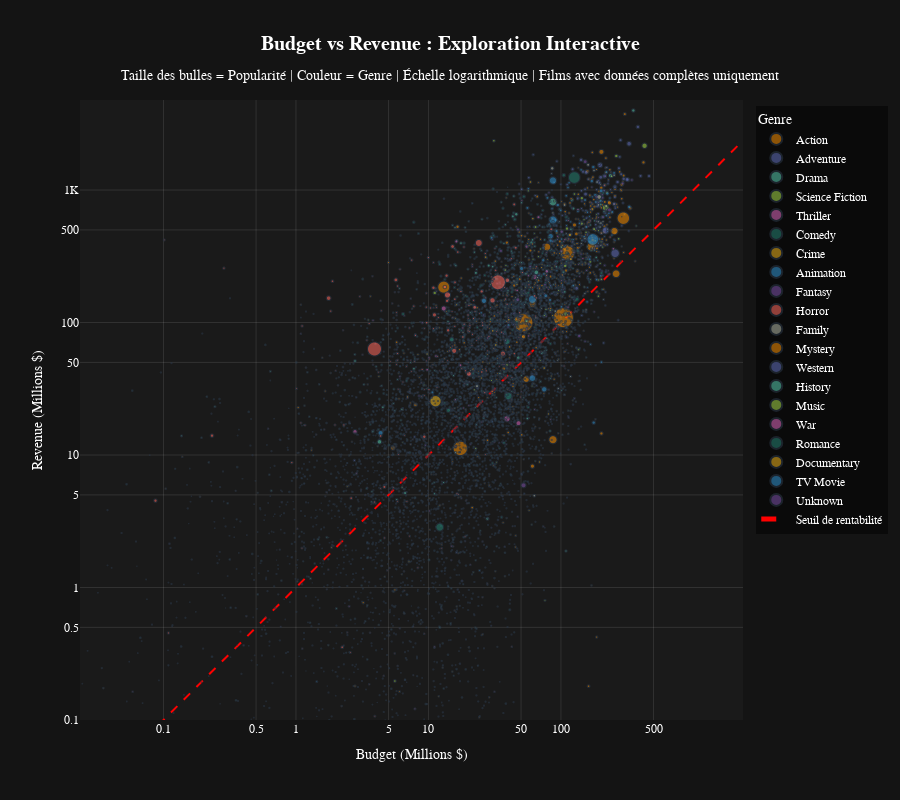

Notebook code cell kept with this figure:
### Code cell
print("\n" + "="*80)
print("GRAPHIQUE 1 : SCATTER BUDGET VS REVENUE (INTERACTIF)")
print("="*80)

# Préparer les données pour le scatter
df_scatter = df.copy()

# CORRECTION 1 : Filtrer les films avec budget et revenue = 0
print(f"📊 Films avant filtrage : {len(df_scatter):,}")
films_zero = df_scatter[(df_scatter['budget_million'] == 0) | (df_scatter['revenue_million'] == 0)]
print(f"⚠️  Films avec budget=0 ou revenue=0 : {len(films_zero):,}")
print(f"   - Budget=0 : {(df_scatter['budget_million'] == 0).sum()}")
print(f"   - Revenue=0 : {(df_scatter['revenue_million'] == 0).sum()}")

# Filtrer pour garder seulement les films avec des données valides
df_scatter = df_scatter[
    (df_scatter['budget_million'] > 0) & 
    (df_scatter['revenue_million'] > 0)
].copy()

print(f"✅ Films après filtrage : {len(df_scatter):,}")

# Ajouter une colonne pour la taille des bulles (basée sur popularité)
df_scatter['bubble_size'] = df_scatter['popularity'] / 2

# Texte au survol personnalisé
df_scatter['hover_text'] = (
    '<b>' + df_scatter['title'] + '</b><br>' +
    '<br>📅 ' + df_scatter['release_year'].astype(str) +
    '<br>🎭 ' + df_scatter['main_genre'] +
    '<br>🌍 ' + df_scatter['main_country'] +
    '<br><br>💰 Budget: $' + df_scatter['budget_million'].round(1).astype(str) + 'M' +
    '<br>💵 Revenue: $' + df_scatter['revenue_million'].round(1).astype(str) + 'M' +
    '<br>📈 ROI: ' + df_scatter['roi'].round(2).astype(str) +
    '<br>⭐ Note: ' + df_scatter['vote_average'].round(1).astype(str) + '/10' +
    '<br>👥 Votes: ' + df_scatter['vote_count'].astype(str)
)

# Analyser la distribution des données
print(f"\n📊 Statistiques Budget (M$):")
print(f"   Min: {df_scatter['budget_million'].min():.2f}")
print(f"   Max: {df_scatter['budget_million'].max():.1f}")
print(f"   Médiane: {df_scatter['budget_million'].median():.1f}")

print(f"\n📊 Statistiques Revenue (M$):")
print(f"   Min: {df_scatter['revenue_million'].min():.2f}")
print(f"   Max: {df_scatter['revenue_million'].max():.1f}")
print(f"   Médiane: {df_scatter['revenue_million'].median():.1f}")

# Créer le scatter plot interactif
fig1 = px.scatter(
    df_scatter,
    x='budget_million',
    y='revenue_million',
    color='main_genre',
    size='bubble_size',
    hover_data={'hover_text': True, 'budget_million': False, 'revenue_million': False, 
                'main_genre': False, 'bubble_size': False},
    custom_data=['hover_text'],
    title='<b>Budget vs Revenue : Exploration Interactive</b><br><sub>Taille des bulles = Popularité | Couleur = Genre | Échelle logarithmique | Films avec données complètes uniquement</sub>',
    labels={
        'budget_million': 'Budget (Millions $)',
        'revenue_million': 'Revenue (Millions $)',
        'main_genre': 'Genre'
    },
    color_discrete_sequence=px.colors.qualitative.Vivid,
    opacity=0.6,
    height=800
)

# Personnaliser le hover template
fig1.update_traces(
    hovertemplate='%{customdata[0]}<extra></extra>'
)

# Calculer les limites pour la ligne de rentabilité
min_val = min(df_scatter['budget_million'].min(), df_scatter['revenue_million'].min())
max_val = max(df_scatter['budget_million'].max(), df_scatter['revenue_million'].max())

# CORRECTION : Étendre la ligne de rentabilité pour couvrir toute l'échelle visible
# En échelle log, on commence vraiment bas (0.01) pour que la ligne traverse tout le graphique
log_min = 0.01  # Commence très bas pour couvrir toute la diagonale
log_max = max_val * 2  # Étend au-delà des données pour couvrir tout le graphique

# Ajouter une ligne de seuil de rentabilité (y = x)
fig1.add_trace(
    go.Scatter(
        x=[log_min, log_max],
        y=[log_min, log_max],
        mode='lines',
        name='Seuil de rentabilité',
        line=dict(color='red', width=2, dash='dash'),
        hovertemplate='Seuil : Revenue = Budget<extra></extra>',
        showlegend=True
    )
)
print("\n📐 Utilisation d'une échelle logarithmique")

# CORRECTION 2 : Définir des ticks logarithmiques personnalisés pour plus de granularité
import numpy as np

# Créer des ticks à 0.1, 0.5, 1, 5, 10, 50, 100, 500, 1000, 5000, 10000
tickvals = [0.1, 0.5, 1, 5, 10, 50, 100, 500, 1000, 5000, 10000]
ticktext = ['0.1', '0.5', '1', '5', '10', '50', '100', '500', '1K', '5K', '10K']

# Filtrer pour garder seulement les valeurs pertinentes selon les données
budget_max = df_scatter['budget_million'].max()
revenue_max = df_scatter['revenue_million'].max()

tickvals_budget = [t for t in tickvals if t <= budget_max * 2]
ticktext_budget = [ticktext[i] for i, t in enumerate(tickvals) if t <= budget_max * 2]

tickvals_revenue = [t for t in tickvals if t <= revenue_max * 2]
ticktext_revenue = [ticktext[i] for i, t in enumerate(tickvals) if t <= revenue_max * 2]

# Mise en page améliorée
fig1.update_layout(
    template='plotly_dark',
    plot_bgcolor='#1a1a1a',
    paper_bgcolor='#141414',
    font=dict(family='Arial, sans-serif', size=12, color='white'),
    title_font_size=20,
    title_x=0.5,
    xaxis=dict(
        type="log",
        showgrid=True,
        gridcolor='rgba(255,255,255,0.1)',
        zeroline=False,
        # Ticks personnalisés
        tickmode='array',
        tickvals=tickvals_budget,
        ticktext=ticktext_budget,
        # Range pour éliminer l'espace vide
        range=[np.log10(max(0.1, df_scatter['budget_million'].min() * 0.8)), 
               np.log10(df_scatter['budget_million'].max() * 1.2)],
        scaleanchor="y",
        scaleratio=1,
    ),
    yaxis=dict(
        type="log",
        showgrid=True,
        gridcolor='rgba(255,255,255,0.1)',
        zeroline=False,
        # Ticks personnalisés
        tickmode='array',
        tickvals=tickvals_revenue,
        ticktext=ticktext_revenue,
        # Range pour éliminer l'espace vide
        range=[np.log10(max(0.1, df_scatter['revenue_million'].min() * 0.8)), 
               np.log10(df_scatter['revenue_million'].max() * 1.2)],
    ),
    legend=dict(
        orientation='v',
        yanchor='top',
        y=0.99,
        xanchor='left',
        x=1.02,
        bgcolor='rgba(0,0,0,0.5)'
    ),
    hovermode='closest',
    width=900,
    height=800
)

# Afficher
fig1.show(config=config)

# Sauvegarder en HTML
fig1.write_html(
    '../outputs/figures/interactive_scatter_budget_revenue.html',
    config=config
)
print("\n💾 Sauvegardé : interactive_scatter_budget_revenue.html")
print("✅ Graphique 1 terminé")

# BONUS : Afficher quelques exemples de films filtrés
if len(films_zero) > 0:
    print("\n📋 Exemples de films exclus (données manquantes):")
    sample = films_zero.head(5)[['title', 'budget_million', 'revenue_million', 'roi']]
    for idx, row in sample.iterrows():
        print(f"   - {row['title']}: Budget=${row['budget_million']}M, Revenue=${row['revenue_million']}M, ROI={row['roi']}")

### Figure 1 — Plotly figure (JSON) as saved in the notebook; plotly's stock layout.template omitted (floating-point values rounded to 4 significant figures; data arrays with more than 128 entries replaced by an {"elided": "..."} marker saying what was removed)
{"data": [{"customdata": {"elided": "1211x3 mixed values"}, "hovertemplate": "%{customdata[0]}<extra></extra>", "legendgroup": "Action", "marker": {"color": "rgb(229, 134, 6)", "opacity": 0.6, "size": {"elided": "1211 float values"}, "sizemode": "area", "sizeref": 3.743, "symbol": "circle"}, "mode": "markers", "name": "Action", "showlegend": true, "type": "scattergl", "x": {"elided": "1211 float values"}, "xaxis": "x", "y": {"elided": "1211 float values"}, "yaxis": "y"}, {"customdata": {"elided": "444x3 mixed values"}, "hovertemplate": "%{customdata[0]}<extra></extra>", "legendgroup": "Adventure", "marker": {"color": "rgb(93, 105, 177)", "opacity": 0.6, "size": {"elided": "444 float values"}, "sizemode": "area", "sizeref": 3.743, "symbol": "circle"}, "mode": "markers", "name": "Adventure", "showlegend": true, "type": "scattergl", "x": {"elided": "444 float values"}, "xaxis": "x", "y": {"elided": "444 float values"}, "yaxis": "y"}, {"customdata": {"elided": "1714x3 mixed values"}, "hovertemplate": "%{customdata[0]}<extra></extra>", "legendgroup": "Drama", "marker": {"color": "rgb(82, 188, 163)", "opacity": 0.6, "size": {"elided": "1714 float values"}, "sizemode": "area", "sizeref": 3.743, "symbol": "circle"}, "mode": "markers", "name": "Drama", "showlegend": true, "type": "scattergl", "x": {"elided": "1714 float values"}, "xaxis": "x", "y": {"elided": "1714 float values"}, "yaxis": "y"}, {"customdata": {"elided": "196x3 mixed values"}, "hovertemplate": "%{customdata[0]}<extra></extra>", "legendgroup": "Science Fiction", "marker": {"color": "rgb(153, 201, 69)", "opacity": 0.6, "size": {"elided": "196 float values"}, "sizemode": "area", "sizeref": 3.743, "symbol": "circle"}, "mode": "markers", "name": "Science Fiction", "showlegend": true, "type": "scattergl", "x": {"elided": "196 float values"}, "xaxis": "x", "y": {"elided": "196 float values"}, "yaxis": "y"}, {"customdata": {"elided": "351x3 mixed values"}, "hovertemplate": "%{customdata[0]}<extra></extra>", "legendgroup": "Thriller", "marker": {"color": "rgb(204, 97, 176)", "opacity": 0.6, "size": {"elided": "351 float values"}, "sizemode": "area", "sizeref": 3.743, "symbol": "circle"}, "mode": "markers", "name": "Thriller", "showlegend": true, "type": "scattergl", "x": {"elided": "351 float values"}, "xaxis": "x", "y": {"elided": "351 float values"}, "yaxis": "y"}, {"customdata": {"elided": "1666x3 mixed values"}, "hovertemplate": "%{customdata[0]}<extra></extra>", "legendgroup": "Comedy", "marker": {"color": "rgb(36, 121, 108)", "opacity": 0.6, "size": {"elided": "1666 float values"}, "sizemode": "area", "sizeref": 3.743, "symbol": "circle"}, "mode": "markers", "name": "Comedy", "showlegend": true, "type": "scattergl", "x": {"elided": "1666 float values"}, "xaxis": "x", "y": {"elided": "1666 float values"}, "yaxis": "y"}, {"customdata": {"elided": "352x3 mixed values"}, "hovertemplate": "%{customdata[0]}<extra></extra>", "legendgroup": "Crime", "marker": {"color": "rgb(218, 165, 27)", "opacity": 0.6, "size": {"elided": "352 float values"}, "sizemode": "area", "sizeref": 3.743, "symbol": "circle"}, "mode": "markers", "name": "Crime", "showlegend": true, "type": "scattergl", "x": {"elided": "352 float values"}, "xaxis": "x", "y": {"elided": "352 float values"}, "yaxis": "y"}, {"customdata": {"elided": "248x3 mixed values"}, "hovertemplate": "%{customdata[0]}<extra></extra>", "legendgroup": "Animation", "marker": {"color": "rgb(47, 138, 196)", "opacity": 0.6, "size": {"elided": "248 float values"}, "sizemode": "area", "sizeref": 3.743, "symbol": "circle"}, "mode": "markers", "name": "Animation", "showlegend": true, "type": "scattergl", "x": {"elided": "248 float values"}, "xaxis": "x", "y": {"elided": "248 float values"}, "yaxis": "y"}, {"customdata": {"elided": "189x3 mixed values"}, "hovertemplate": "%{customdata[0]}<extra></extra>", "legendgroup": "Fantasy", "marker": {"color": "rgb(118, 78, 159)", "opacity": 0.6, "size": {"elided": "189 float values"}, "sizemode": "area", "sizeref": 3.743, "symbol": "circle"}, "mode": "markers", "name": "Fantasy", "showlegend": true, "type": "scattergl", "x": {"elided": "189 float values"}, "xaxis": "x", "y": {"elided": "189 float values"}, "yaxis": "y"}, {"customdata": {"elided": "539x3 mixed values"}, "hovertemplate": "%{customdata[0]}<extra></extra>", "legendgroup": "Horror", "marker": {"color": "rgb(237, 100, 90)", "opacity": 0.6, "size": {"elided": "539 float values"}, "sizemode": "area", "sizeref": 3.743, "symbol": "circle"}, "mode": "markers", "name": "Horror", "showlegend": true, "type": "scattergl", "x": {"elided": "539 float values"}, "xaxis": "x", "y": {"elided": "539 float values"}, "yaxis": "y"}, {"customdata": {"elided": "165x3 mixed values"}, "hovertemplate": "%{customdata[0]}<extra></extra>", "legendgroup": "Family", "marker": {"color": "rgb(165, 170, 153)", "opacity": 0.6, "size": {"elided": "165 float values"}, "sizemode": "area", "sizeref": 3.743, "symbol": "circle"}, "mode": "markers", "name": "Family", "showlegend": true, "type": "scattergl", "x": {"elided": "165 float values"}, "xaxis": "x", "y": {"elided": "165 float values"}, "yaxis": "y"}, {"customdata": {"elided": "90x3 mixed values"}, "hovertemplate": "%{customdata[0]}<extra></extra>", "legendgroup": "Mystery", "marker": {"color": "rgb(229, 134, 6)", "opacity": 0.6, "size": [23.31, 18.22, 15.9, 16.42, 18.75, 7.22, 12.45, 9.46, 8.796, 21.7, 12.74, 13.87, 9.097, 20.15, 12.09, 10.04, 19.48, 9.286, 11.14, 9.156, 9.368, 8.947, 11.28, 9.751, 11.68, 10.85, 7.732, 9.463, 6.76, 13.42, 11.91, 7.334, 8.379, 9.562, 5.653, 10.27, 6.732, 8.868, 7.369, 4.275, 7.262, 9.587, 6.635, 6.029, 7.636, 74.8, 11.34, 10.88, 4.701, 6.499, 7.256, 73.79, 6.082, 4.928, 13.74, 8.589, 6.773, 5.467, 6.074, 4.282, 8.434, 6.265, 5.529, 3.908, 4.695, 3.873, 9.999, 5.028, 4.038, 6.199, 4.657, 4.596, 4.909, 6.598, 4.781, 4.312, 5.519, 4.704, 4.14, 5.743, 3.393, 7.016, 3.432, 2.784, 5.316, 2.889, 3.405, 11.87, 1.13, 2.012], "sizemode": "area", "sizeref": 3.743, "symbol": "circle"}, "mode": "markers", "name": "Mystery", "showlegend": true, "type": "scattergl", "x": [70.15, 4.995, 14.67, 67.6, 61.05, 21.66, 85.5, 40.33, 13.8, 130.2, 107.4, 42.28, 58.8, 83.7, 43.43, 64.22, 102.4, 46.71, 117.6, 0.1038, 25.2, 5.75, 12.8, 68.68, 34.6, 114.2, 7.935, 61.0, 71.0, 74.4, 102.9, 39.69, 36.34, 19.2, 12.4, 20.55, 10.83, 103.8, 37.2, 45.78, 21.28, 24.45, 16.24, 6.1, 27.97, 60.9, 48.4, 6.4, 33.3, 54.25, 12.6, 52.2, 61.6, 1.359, 5.995, 67.95, 11.4, 29.55, 28.3, 1.665, 25.95, 29.55, 46.5, 1.428, 81.0, 8.54, 17.4, 22.82, 6.51, 18.27, 4.44, 39.6, 50.7, 46.2, 16.8, 26.08, 25.35, 4.74, 7.49, 28.65, 5.779, 13.86, 22.01, 5.68, 2.578, 1.518, 14.63, 363.3, 6.3, 40.4], "xaxis": "x", "y": [424.7, 283.5, 64.75, 1137.0, 391.6, 97.18, 250.8, 128.1, 98.34, 427.3, 321.4, 136.3, 136.6, 127.7, 23.19, 98.7, 228.9, 47.06, 266.8, 5.573, 69.24, 3.105, 61.07, 18.91, 116.3, 327.3, 7.184, 46.97, 11.85, 29.06, 85.2, 31.09, 57.9, 131.6, 51.12, 5.543, 9.836, 64.25, 20.39, 44.1, 73.23, 77.81, 44.06, 3.833, 48.96, 8.234, 486.9, 49.42, 0.7181, 26.09, 2.106, 78.13, 44.19, 116.3, 26.53, 43.97, 34.95, 20.9, 11.93, 7.709, 30.3, 12.38, 24.31, 19.04, 94.32, 1.586, 5.449, 8.327, 5.519, 1.875, 1.598, 6.034, 20.31, 24.17, 39.48, 0.1779, 29.73, 15.85, 1.026, 5.804, 5.492, 0.5337, 1.757, 26.3, 2.683, 3.878, 10.36, 290.6, 0.03408, 133.6], "yaxis": "y"}, {"customdata": [["<b>The Revenant</b><br><br>📅 2015.0<br>🎭 Western<br>🌍 CA<br><br>💰 Budget: $155.2M<br>💵 Revenue: $612.9M<br>📈 ROI: 2.95<br>⭐ Note: 7.5/10<br>👥 Votes: 17114", "Western", 18.37], ["<b>Hell or High Water</b><br><br>📅 2016.0<br>🎭 Western<br>🌍 US<br><br>💰 Budget: $13.7M<br>💵 Revenue: $42.9M<br>📈 ROI: 2.13<br>⭐ Note: 7.3/10<br>👥 Votes: 4128", "Western", 7.875], ["<b>Unforgiven</b><br><br>📅 1992.0<br>🎭 Western<br>🌍 US<br><br>💰 Budget: $29.2M<br>💵 Revenue: $323.1M<br>📈 ROI: 10.05<br>⭐ Note: 7.9/10<br>👥 Votes: 3960", "Western", 15.95], ["<b>3:10 to Yuma</b><br><br>📅 2007.0<br>🎭 Western<br>🌍 US<br><br>💰 Budget: $73.2M<br>💵 Revenue: $93.1M<br>📈 ROI: 0.27<br>⭐ Note: 7.2/10<br>👥 Votes: 3247", "Western", 10.83], ["<b>Hostiles</b><br><br>📅 2017.0<br>🎭 Western<br>🌍 US<br><br>💰 Budget: $61.0M<br>💵 Revenue: $41.0M<br>📈 ROI: -0.33<br>⭐ Note: 6.9/10<br>👥 Votes: 2098", "Western", 9.078], ["<b>Tombstone</b><br><br>📅 1993.0<br>🎭 Western<br>🌍 US<br><br>💰 Budget: $49.2M<br>💵 Revenue: $111.3M<br>📈 ROI: 1.26<br>⭐ Note: 7.6/10<br>👥 Votes: 1876", "Western", 18.2], ["<b>The Quick and the Dead</b><br><br>📅 1995.0<br>🎭 Western<br>🌍 JP<br><br>💰 Budget: $65.1M<br>💵 Revenue: $87.4M<br>📈 ROI: 0.34<br>⭐ Note: 6.5/10<br>👥 Votes: 1546", "Western", 11.73], ["<b>Hidalgo</b><br><br>📅 2004.0<br>🎭 Western<br>🌍 US<br><br>💰 Budget: $147.0M<br>💵 Revenue: $158.9M<br>📈 ROI: 0.08<br>⭐ Note: 6.8/10<br>👥 Votes: 1077", "Western", 7.18], ["<b>Open Range</b><br><br>📅 2003.0<br>🎭 Western<br>🌍 GB<br><br>💰 Budget: $33.2M<br>💵 Revenue: $103.1M<br>📈 ROI: 2.1<br>⭐ Note: 7.2/10<br>👥 Votes: 945", "Western", 11.53], ["<b>Pale Rider</b><br><br>📅 1985.0<br>🎭 Western<br>🌍 US<br><br>💰 Budget: $18.4M<br>💵 Revenue: $110.2M<br>📈 ROI: 5.0<br>⭐ Note: 7.1/10<br>👥 Votes: 941", "Western", 16.9], ["<b>Slow West</b><br><br>📅 2015.0<br>🎭 Western<br>🌍 New Zealand<br><br>💰 Budget: $2.3M<br>💵 Revenue: $0.3M<br>📈 ROI: -0.89<br>⭐ Note: 6.7/10<br>👥 Votes: 905", "Western", 4.652], ["<b>Young Guns</b><br><br>📅 1988.0<br>🎭 Western<br>🌍 US<br><br>💰 Budget: $31.6M<br>💵 Revenue: $108.7M<br>📈 ROI: 2.44<br>⭐ Note: 6.7/10<br>👥 Votes: 825", "Western", 8.748], ["<b>Jane Got a Gun</b><br><br>📅 2015.0<br>🎭 Western<br>🌍 GB<br><br>💰 Budget: $28.8M<br>💵 Revenue: $1.6M<br>📈 ROI: -0.94<br>⭐ Note: 5.8/10<br>👥 Votes: 771", "Western", 6.558], ["<b>Wyatt Earp</b><br><br>📅 1994.0<br>🎭 Western<br>🌍 US<br><br>💰 Budget: $120.3M<br>💵 Revenue: $47.8M<br>📈 ROI: -0.6<br>⭐ Note: 6.8/10<br>👥 Votes: 747", "Western", 9.352], ["<b>The Homesman</b><br><br>📅 2014.0<br>🎭 Western<br>🌍 US<br><br>💰 Budget: $18.4M<br>💵 Revenue: $4.0M<br>📈 ROI: -0.78<br>⭐ Note: 6.6/10<br>👥 Votes: 729", "Western", 5.836], ["<b>Silverado</b><br><br>📅 1985.0<br>🎭 Western<br>🌍 US<br><br>💰 Budget: $61.2M<br>💵 Revenue: $85.6M<br>📈 ROI: 0.4<br>⭐ Note: 7.0/10<br>👥 Votes: 629", "Western", 11.23], ["<b>Seraphim Falls</b><br><br>📅 2006.0<br>🎭 Western<br>🌍 US<br><br>💰 Budget: $24.7M<br>💵 Revenue: $1.7M<br>📈 ROI: -0.93<br>⭐ Note: 6.4/10<br>👥 Votes: 508", "Western", 6.359], ["<b>Young Guns II</b><br><br>📅 1990.0<br>🎭 Western<br>🌍 US<br><br>💰 Budget: $44.0M<br>💵 Revenue: $129.8M<br>📈 ROI: 1.95<br>⭐ Note: 6.5/10<br>👥 Votes: 485", "Western", 9.286], ["<b>The Duel</b><br><br>📅 2016.0<br>🎭 Western<br>🌍 US<br><br>💰 Budget: $11.4M<br>💵 Revenue: $0.0M<br>📈 ROI: -1.0<br>⭐ Note: 5.3/10<br>👥 Votes: 312", "Western", 5.042], ["<b>From Dusk Till Dawn 3: The Hangman's Daughter</b><br><br>📅 1999.0<br>🎭 Western<br>🌍 US<br><br>💰 Budget: $8.4M<br>💵 Revenue: $0.0M<br>📈 ROI: -1.0<br>⭐ Note: 4.9/10<br>👥 Votes: 304", "Western", 6.124], ["<b>The Kid</b><br><br>📅 2019.0<br>🎭 Western<br>🌍 US<br><br>💰 Budget: $8.6M<br>💵 Revenue: $1.7M<br>📈 ROI: -0.8<br>⭐ Note: 5.8/10<br>👥 Votes: 264", "Western", 6.236], ["<b>Geronimo: An American Legend</b><br><br>📅 1993.0<br>🎭 Western<br>🌍 US<br><br>💰 Budget: $69.0M<br>💵 Revenue: $36.7M<br>📈 ROI: -0.47<br>⭐ Note: 6.3/10<br>👥 Votes: 226", "Western", 6.715], ["<b>American Outlaws</b><br><br>📅 2001.0<br>🎭 Western<br>🌍 US<br><br>💰 Budget: $55.3M<br>💵 Revenue: $21.6M<br>📈 ROI: -0.61<br>⭐ Note: 6.1/10<br>👥 Votes: 220", "Western", 8.434], ["<b>The Long Riders</b><br><br>📅 1980.0<br>🎭 Western<br>🌍 US<br><br>💰 Budget: $34.3M<br>💵 Revenue: $54.2M<br>📈 ROI: 0.58<br>⭐ Note: 6.7/10<br>👥 Votes: 209", "Western", 7.092], ["<b>Never Grow Old</b><br><br>📅 2019.0<br>🎭 Western<br>🌍 Belgium<br><br>💰 Budget: $12.8M<br>💵 Revenue: $0.1M<br>📈 ROI: -0.99<br>⭐ Note: 6.0/10<br>👥 Votes: 192", "Western", 4.798], ["<b>The Ballad of Lefty Brown</b><br><br>📅 2017.0<br>🎭 Western<br>🌍 US<br><br>💰 Budget: $8.9M<br>💵 Revenue: $0.0M<br>📈 ROI: -1.0<br>⭐ Note: 6.2/10<br>👥 Votes: 161", "Western", 6.532], ["<b>Wild Bill</b><br><br>📅 1995.0<br>🎭 Western<br>🌍 Unknown<br><br>💰 Budget: $55.8M<br>💵 Revenue: $4.1M<br>📈 ROI: -0.93<br>⭐ Note: 5.7/10<br>👥 Votes: 117", "Western", 5.91]], "hovertemplate": "%{customdata[0]}<extra></extra>", "legendgroup": "Western", "marker": {"color": "rgb(93, 105, 177)", "opacity": 0.6, "size": [18.37, 7.875, 15.95, 10.83, 9.078, 18.2, 11.73, 7.18, 11.53, 16.9, 4.652, 8.748, 6.558, 9.352, 5.836, 11.23, 6.359, 9.286, 5.042, 6.124, 6.236, 6.715, 8.434, 7.092, 4.798, 6.532, 5.91], "sizemode": "area", "sizeref": 3.743, "symbol": "circle"}, "mode": "markers", "name": "Western", "showlegend": true, "type": "scattergl", "x": [155.2, 13.68, 29.23, 73.15, 61.05, 49.25, 65.1, 147.0, 33.22, 18.35, 2.3, 31.59, 28.75, 120.3, 18.4, 61.18, 24.66, 44.0, 11.4, 8.45, 8.56, 68.95, 55.3, 34.3, 12.84, 8.88, 55.8], "xaxis": "x", "y": [612.9, 42.85, 323.1, 93.12, 41.04, 111.3, 87.42, 158.9, 103.1, 110.2, 0.2635, 108.7, 1.607, 47.85, 3.959, 85.63, 1.671, 129.8, 0.00513, 0.01625, 1.671, 36.71, 21.61, 54.18, 0.1143, 0.00872, 4.081], "yaxis": "y"}, {"customdata": {"elided": "44x3 mixed values"}, "hovertemplate": "%{customdata[0]}<extra></extra>", "legendgroup": "History", "marker": {"color": "rgb(82, 188, 163)", "opacity": 0.6, "size": [23.75, 13.17, 12.61, 14.12, 10.25, 15.32, 5.463, 7.651, 6.127, 7.677, 8.906, 8.306, 6.345, 6.146, 7.187, 6.772, 5.62, 4.132, 7.598, 11.21, 4.636, 5.858, 7.88, 6.71, 6.519, 5.298, 4.638, 3.748, 5.045, 8.117, 6.652, 5.7, 3.881, 86.69, 5.754, 2.783, 1.95, 2.712, 2.805, 3.389, 2.821, 1.562, 1.857, 1.335], "sizemode": "area", "sizeref": 3.743, "symbol": "circle"}, "mode": "markers", "name": "History", "showlegend": true, "type": "scattergl", "x": [16.1, 72.59, 76.3, 49.68, 77.35, 101.0, 23.0, 25.6, 15.86, 27.07, 82.46, 44.4, 8.56, 26.75, 30.59, 59.21, 23.94, 11.77, 99.0, 102.6, 11.7, 157.3, 5.25, 22.43, 37.06, 65.01, 5.382, 5.7, 5.05, 14.48, 111.3, 14.28, 6.144, 4.27, 2.84, 5.7, 16.05, 8.82, 2.108, 81.2, 6.357, 3.21, 17.25, 0.8304], "xaxis": "x", "y": [268.6, 525.8, 115.2, 143.4, 327.6, 30.8, 76.81, 69.87, 141.4, 20.2, 605.2, 49.86, 2.611, 5.304, 39.29, 47.41, 35.28, 8.025, 253.9, 14.19, 1.652, 37.96, 0.482, 64.4, 19.52, 11.55, 29.25, 2.721, 8.44, 56.08, 4.77, 11.45, 1.005, 12.58, 0.9281, 14.82, 0.2601, 2.676, 1.483, 16.75, 7.987, 1.38, 9.885, 0.574], "yaxis": "y"}, {"customdata": {"elided": "60x3 mixed values"}, "hovertemplate": "%{customdata[0]}<extra></extra>", "legendgroup": "Music", "marker": {"color": "rgb(153, 201, 69)", "opacity": 0.6, "size": [18.77, 13.95, 6.956, 11.07, 13.42, 13.62, 12.03, 13.74, 18.49, 6.631, 6.646, 10.6, 7.622, 7.521, 7.838, 6.936, 6.074, 7.007, 8.023, 6.397, 6.434, 6.665, 7.024, 4.739, 9.71, 5.942, 7.596, 4.305, 5.452, 5.205, 7.933, 8.636, 4.772, 5.035, 6.149, 5.117, 5.809, 3.99, 6.478, 6.015, 9.995, 6.684, 5.266, 5.949, 7.814, 4.745, 3.835, 6.955, 3.937, 6.473, 4.546, 4.986, 5.076, 1.452, 3.615, 2.856, 2.527, 1.618, 1.244, 0.899], "sizemode": "area", "sizeref": 3.743, "symbol": "circle"}, "mode": "markers", "name": "Music", "showlegend": true, "type": "scattergl", "x": [56.68, 39.24, 42.8, 92.61, 16.44, 62.93, 29.44, 39.27, 74.86, 33.25, 35.64, 6.9, 79.8, 27.18, 12.6, 24.36, 1.19, 76.8, 22.05, 12.6, 90.06, 46.0, 48.44, 11.5, 7.63, 38.4, 7.274, 9.088, 15.86, 23.04, 46.5, 23.4, 27.2, 5.75, 21.06, 6.42, 10.98, 2.18, 32.0, 51.45, 3.312, 34.56, 45.63, 14.82, 113.4, 0.453, 1.857, 3.312, 16.16, 16.66, 11.82, 17.55, 29.4, 0.109, 20.48, 1.19, 1.37, 1.55, 0.063, 19.95], "xaxis": "x", "y": [985.4, 472.9, 179.0, 395.2, 156.4, 470.2, 193.0, 167.2, 112.9, 114.7, 66.07, 13.07, 72.28, 94.6, 16.87, 55.38, 4.398, 334.3, 21.86, 3.775, 30.55, 77.45, 24.31, 12.46, 93.77, 12.77, 22.86, 13.2, 120.1, 98.83, 38.13, 19.36, 11.69, 0.06704, 9.328, 0.3845, 22.77, 2.306, 40.24, 230.4, 13.74, 87.55, 25.11, 1.877, 21.64, 11.79, 13.62, 106.8, 0.6524, 29.32, 35.37, 1.853, 16.67, 1.09, 8.211, 11.9, 13.7, 15.5, 1.448, 30.23], "yaxis": "y"}, {"customdata": {"elided": "73x3 mixed values"}, "hovertemplate": "%{customdata[0]}<extra></extra>", "legendgroup": "War", "marker": {"color": "rgb(204, 97, 176)", "opacity": 0.6, "size": [17.26, 32.42, 22.18, 45.19, 22.91, 16.53, 26.03, 12.62, 22.25, 10.25, 11.34, 13.31, 18.09, 10.32, 9.309, 94.28, 5.729, 6.179, 11.82, 16.21, 6.69, 11.05, 11.12, 8.84, 6.084, 4.389, 3.831, 11.47, 6.684, 17.39, 12.55, 8.961, 6.937, 5.511, 6.88, 0.3405, 7.361, 7.083, 7.412, 6.896, 4.737, 5.806, 6.541, 8.694, 5.495, 4.002, 5.111, 4.418, 6.248, 4.801, 5.341, 4.851, 7.487, 3.986, 6.296, 5.268, 2.751, 3.853, 3.914, 5.423, 30.99, 4.955, 4.883, 6.266, 4.388, 2.792, 13.68, 2.296, 1.857, 2.983, 6.446, 2.502, 2.086], "sizemode": "area", "sizeref": 3.743, "symbol": "circle"}, "mode": "markers", "name": "War", "showlegend": true, "type": "scattergl", "x": [166.5, 67.62, 107.0, 78.2, 16.0, 221.2, 46.8, 80.5, 57.0, 80.52, 227.8, 38.15, 113.2, 126.0, 123.3, 47.85, 21.4, 25.88, 178.2, 101.1, 1.15, 18.9, 39.3, 3.33, 23.75, 8.72, 13.86, 36.27, 97.8, 83.7, 41.16, 8.665, 9.54, 45.0, 20.88, 35.1, 25.61, 10.93, 3.675, 44.52, 1.178, 32.97, 13.49, 84.0, 24.4, 8.88, 13.1, 0.7638, 16.44, 6.65, 10.9, 10.71, 14.5, 8.55, 8.388, 2.56, 2.56, 7.668, 0.113, 15.84, 0.01395, 6.615, 22.2, 41.16, 28.16, 37.12, 186.0, 0.0173, 11.5, 2.376, 40.4, 2.015, 7.56], "xaxis": "x", "y": [585.0, 623.7, 422.3, 243.6, 26.13, 709.8, 174.7, 178.2, 79.13, 216.7, 245.9, 73.52, 130.6, 119.6, 90.28, 17.4, 9.26, 17.85, 120.3, 208.1, 2.044, 2.24, 111.9, 4.995, 12.1, 39.48, 9.976, 4.898, 115.7, 18.6, 57.1, 10.62, 37.33, 30.42, 23.61, 79.71, 2.224, 129.0, 1.673, 114.0, 1.979, 966.1, 34.08, 484.5, 0.1071, 17.26, 26.42, 12.97, 0.6845, 1.04, 2.33, 5.55, 45.25, 10.37, 0.7057, 48.81, 17.28, 0.09122, 1.989, 0.5884, 0.02139, 6.762, 0.6185, 0.7552, 3.532, 5.617, 582.4, 0.2595, 8.68, 40.15, 5.271, 1.254, 0.02618], "yaxis": "y"}, {"customdata": {"elided": "203x3 mixed values"}, "hovertemplate": "%{customdata[0]}<extra></extra>", "legendgroup": "Romance", "marker": {"color": "rgb(36, 121, 108)", "opacity": 0.6, "size": {"elided": "203 float values"}, "sizemode": "area", "sizeref": 3.743, "symbol": "circle"}, "mode": "markers", "name": "Romance", "showlegend": true, "type": "scattergl", "x": {"elided": "203 float values"}, "xaxis": "x", "y": {"elided": "203 float values"}, "yaxis": "y"}, {"customdata": {"elided": "58x3 mixed values"}, "hovertemplate": "%{customdata[0]}<extra></extra>", "legendgroup": "Documentary", "marker": {"color": "rgb(218, 165, 27)", "opacity": 0.6, "size": [5.495, 6.29, 6.991, 5.361, 4.743, 7.691, 6.064, 6.989, 5.515, 5.101, 4.787, 5.838, 3.714, 5.834, 5.092, 4.346, 3.477, 3.205, 8.303, 5.864, 6.83, 3.8, 3.385, 4.418, 4.49, 4.024, 6.402, 4.503, 3.899, 4.907, 3.287, 3.558, 2.777, 3.342, 7.314, 3.062, 3.598, 2.881, 3.974, 3.17, 1.907, 3.297, 2.819, 2.471, 5.576, 2.533, 1.982, 1.43, 1.804, 2.481, 1.601, 2.182, 3.057, 4.157, 0.787, 1.262, 1.379, 1.347], "sizemode": "area", "sizeref": 3.743, "symbol": "circle"}, "mode": "markers", "name": "Documentary", "showlegend": true, "type": "scattergl", "x": [0.09555, 6.2, 8.82, 11.36, 11.7, 2.52, 1.37, 11.97, 1.19, 25.6, 0.0378, 1.11, 1.05, 4.795, 19.95, 3.434, 1.337, 0.3712, 14.28, 6.1, 1.17, 5.268, 0.05515, 0.03425, 1.33, 0.5145, 19.63, 0.1993, 1.37, 56.67, 1.11, 6.075, 4.65, 1.89, 5.95, 3.78, 0.1887, 0.426, 0.062, 3.471, 5.75, 8.96, 2.66, 0.0003292, 7.55, 2.34, 0.891, 4.48, 2.975, 3.822, 0.00798, 0.896, 0.06954, 0.63, 0.46, 0.2677, 11.32, 0.7347], "xaxis": "x", "y": [42.01, 55.12, 327.0, 180.9, 80.14, 9.918, 63.35, 32.64, 0.86, 22.32, 3.838, 7.908, 7.937, 89.87, 145.0, 0.7194, 14.96, 15.56, 38.95, 37.65, 6.894, 17.84, 0.2756, 0.2463, 0.3653, 5.188, 25.73, 0.3457, 2.3, 31.94, 5.993, 1.432, 0.02063, 0.2365, 41.44, 0.1307, 0.02535, 2.485, 2.223, 0.845, 16.61, 90.42, 1.904, 1.755, 29.13, 0.7613, 0.06621, 9.856, 39.75, 4.654, 0.00798, 1.51, 0.1341, 0.05236, 0.1013, 0.1324, 8.071, 1.382], "yaxis": "y"}, {"customdata": [["<b>Doctor Who</b><br><br>📅 1996.0<br>🎭 TV Movie<br>🌍 CA<br><br>💰 Budget: $9.0M<br>💵 Revenue: $75.6M<br>📈 ROI: 7.4<br>⭐ Note: 6.2/10<br>👥 Votes: 195", "TV Movie", 5.681]], "hovertemplate": "%{customdata[0]}<extra></extra>", "legendgroup": "TV Movie", "marker": {"color": "rgb(47, 138, 196)", "opacity": 0.6, "size": [5.681], "sizemode": "area", "sizeref": 3.743, "symbol": "circle"}, "mode": "markers", "name": "TV Movie", "showlegend": true, "type": "scattergl", "x": [9.0], "xaxis": "x", "y": [75.6], "yaxis": "y"}, {"customdata": [["<b>Inkaar</b><br><br>📅 2013.0<br>🎭 Unknown<br>🌍 IN<br><br>💰 Budget: $1.0M<br>💵 Revenue: $1.9M<br>📈 ROI: 0.88<br>⭐ Note: 5.5/10<br>👥 Votes: 20", "Unknown", 1.328]], "hovertemplate": "%{customdata[0]}<extra></extra>", "legendgroup": "Unknown", "marker": {"color": "rgb(118, 78, 159)", "opacity": 0.6, "size": [1.328], "sizemode": "area", "sizeref": 3.743, "symbol": "circle"}, "mode": "markers", "name": "Unknown", "showlegend": true, "type": "scattergl", "x": [0.9945], "xaxis": "x", "y": [1.872], "yaxis": "y"}, {"hovertemplate": "Seuil : Revenue = Budget<extra></extra>", "line": {"color": "red", "dash": "dash", "width": 2}, "mode": "lines", "name": "Seuil de rentabilité", "showlegend": true, "type": "scatter", "x": [0.01, 7970.0], "y": [0.01, 7970.0]}], "layout": {"font": {"color": "white", "family": "Arial, sans-serif", "size": 12}, "height": 800, "hovermode": "closest", "legend": {"bgcolor": "rgba(0,0,0,0.5)", "itemsizing": "constant", "orientation": "v", "title": {"text": "Genre"}, "tracegroupgap": 0, "x": 1.02, "xanchor": "left", "y": 0.99, "yanchor": "top"}, "paper_bgcolor": "#141414", "plot_bgcolor": "#1a1a1a", "title": {"font": {"size": 20}, "text": "<b>Budget vs Revenue : Exploration Interactive</b><br><sub>Taille des bulles = Popularité | Couleur = Genre | Échelle logarithmique | Films avec données complètes uniquement</sub>", "x": 0.5}, "width": 900, "xaxis": {"anchor": "y", "domain": [0, 1], "gridcolor": "rgba(255,255,255,0.1)", "range": [-1, 2.744], "scaleanchor": "y", "scaleratio": 1, "showgrid": true, "tickmode": "array", "ticktext": ["0.1", "0.5", "1", "5", "10", "50", "100", "500"], "tickvals": [0.1, 0.5, 1, 5, 10, 50, 100, 500], "title": {"text": "Budget (Millions $)"}, "type": "log", "zeroline": false}, "yaxis": {"anchor": "x", "domain": [0, 1], "gridcolor": "rgba(255,255,255,0.1)", "range": [-1, 3.68], "showgrid": true, "tickmode": "array", "ticktext": ["0.1", "0.5", "1", "5", "10", "50", "100", "500", "1K", "5K"], "tickvals": [0.1, 0.5, 1, 5, 10, 50, 100, 500, 1000, 5000], "title": {"text": "Revenue (Millions $)"}, "type": "log", "zeroline": false}}}
